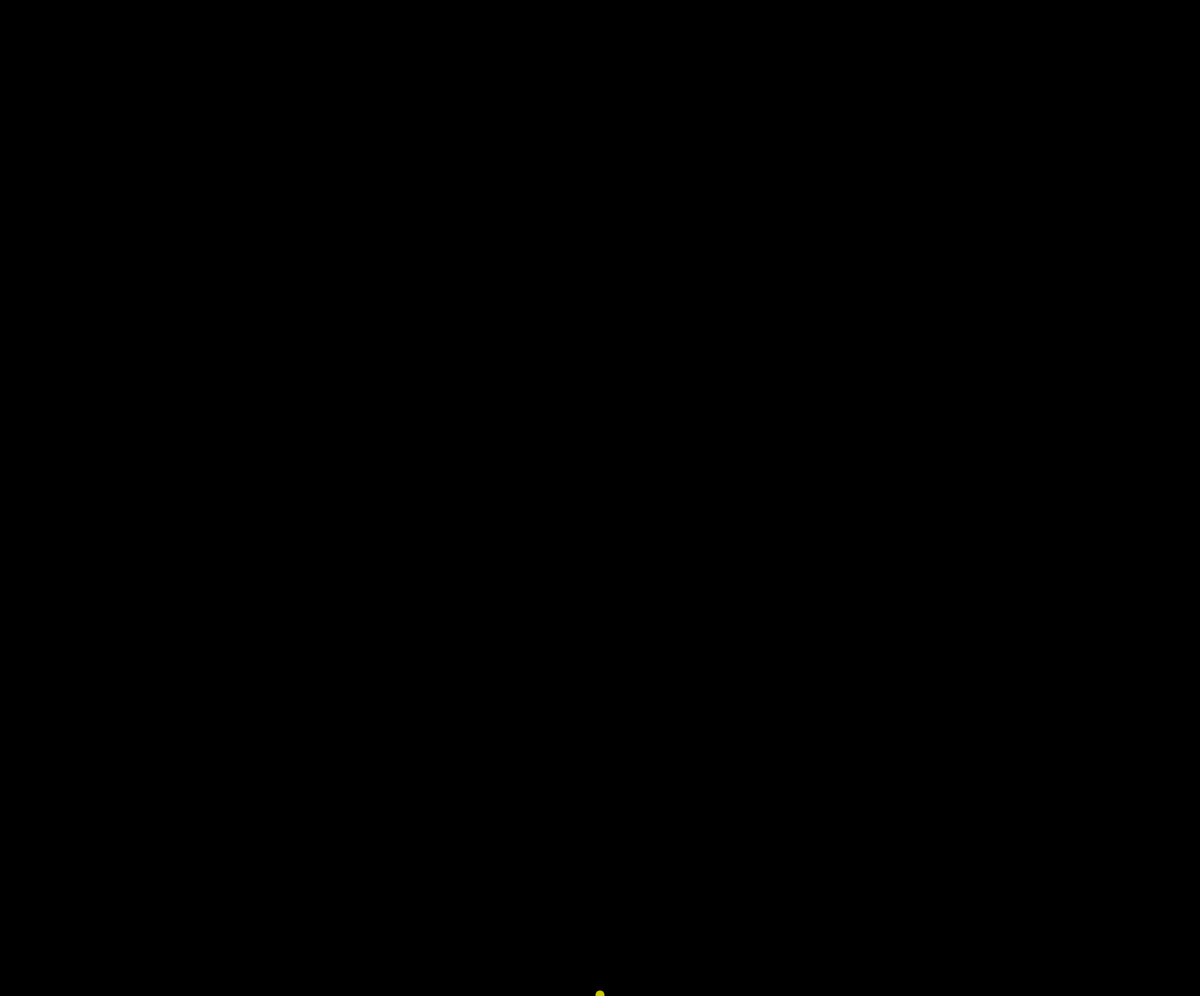
Frame 1 (no input)
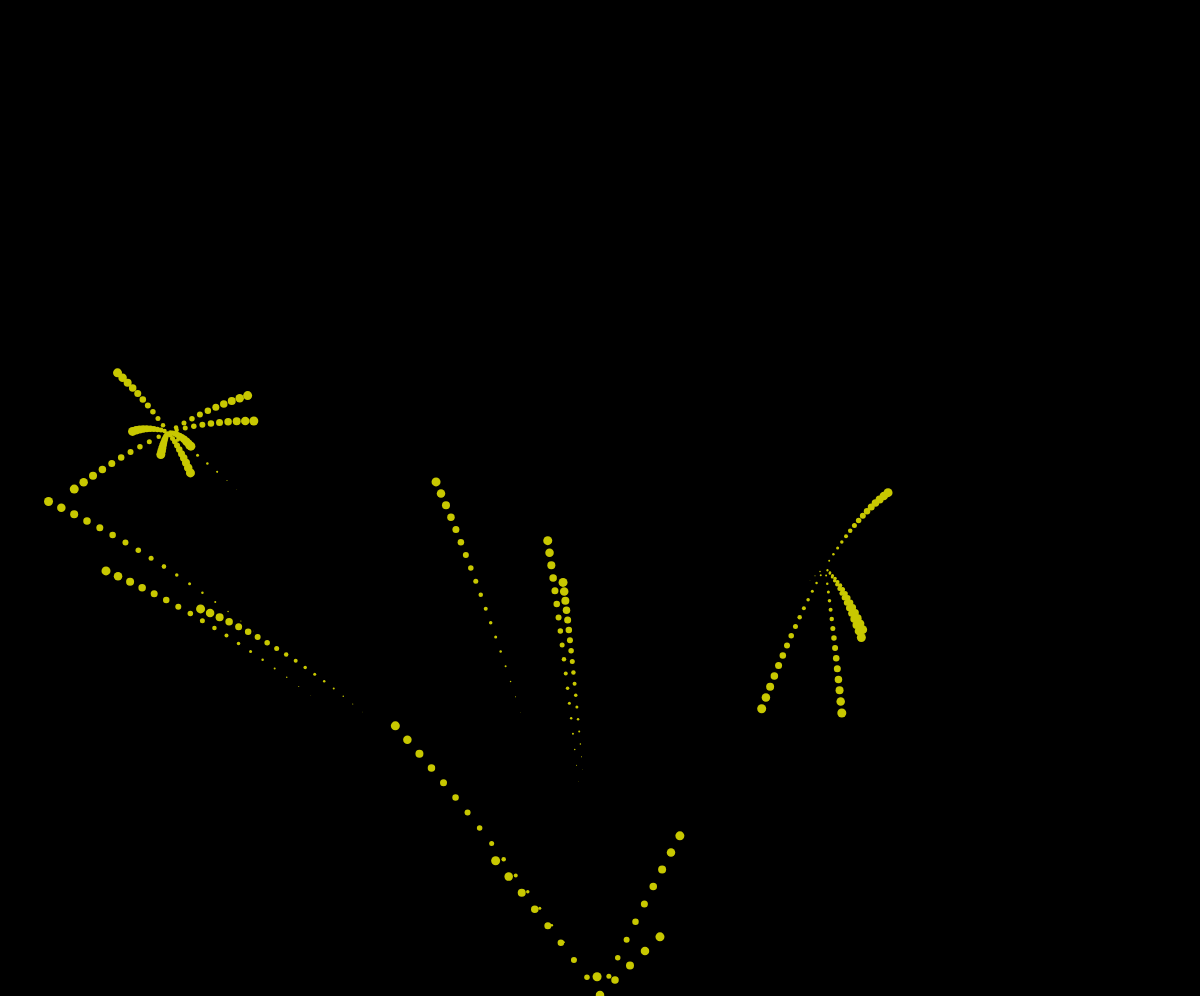
Frame 60 (no input)
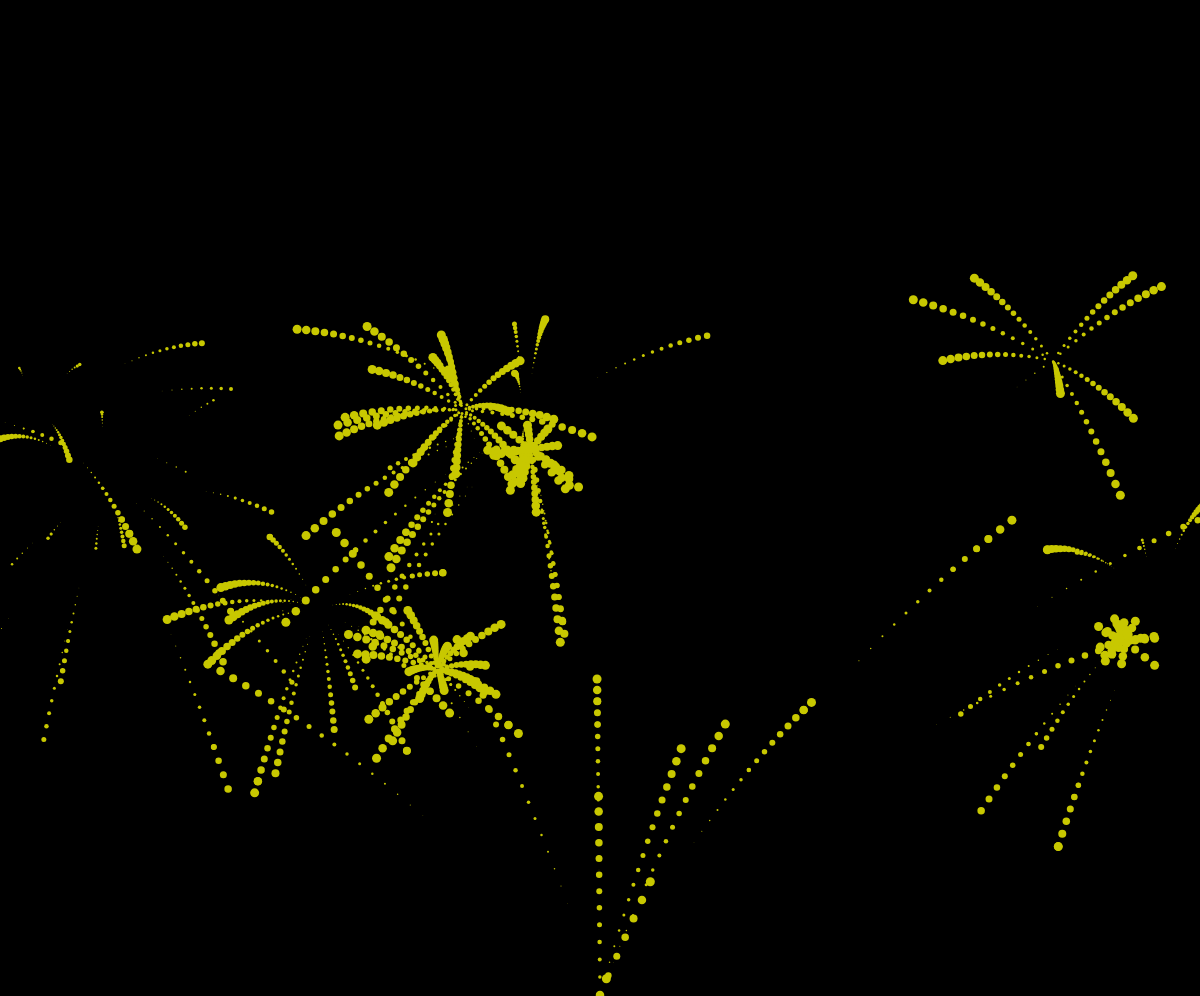
Frame 120 (the mouse pressed at the canvas centre since frame 60)

The p5.js sketch that drew these frames (run headless with seeded random() and noise() and a simulated clock; from frame 60 on, the mouse is pressed at the canvas centre):

// p5.js sketch
// ── sketch.js
function Firework(fuse, secondaries, x, y, xSpeed, ySpeed) {
    this.fuse         = fuse,
    this.secondaries  = secondaries,
    this.x            = x,
    this.y            = y,
    this.xSpeed       = xSpeed,
    this.ySpeed       = ySpeed,
    this.fwUpdate  = function() {
        this.x += this.xSpeed;
        this.y += this.ySpeed;
        this.fuse--;
        this.ySpeed += 0.25;
    }
}

var fireworks = [];

function Fire(timeLeft, x, y) {
    this.timeLeft    = timeLeft,
    this.x           = x,
    this.y           = y,
    this.fUpdate     = function() {
        this.timeLeft -= 1;
    }
}
var fires = [];

function setup() {
    createCanvas(windowWidth, windowHeight-4);
    fireworks.push(new Firework(45, 5, windowWidth/2, windowHeight-5, 5, -15))
}

function draw() {
    background(0);
    var i;
    for (i = 0; i < fireworks.length; i++) {
        fires.push(new Fire(18, fireworks[i].x, fireworks[i].y))
    }

    for (i = 0; i < fireworks.length; i++) {
        fireworks[i].fwUpdate();
        if (fireworks[i].fuse <= 0) {
            var sub;
            for (sub = 0; sub < fireworks[i].secondaries; sub++) {
                fireworks.push(new Firework(random(15, 30), 0, fireworks[i].x, fireworks[i].y, random(-10,10), random(-8, 8)))
            }
        fireworks.splice(i, 1);
        }
    }

    for (i = 0; i < fires.length; i++) {
        fill(200, 200, 0);
        noStroke();
        ellipse(fires[i].x, fires[i].y, fires[i].timeLeft/2, fires[i].timeLeft/2);
    }

    for (i = 0; i < fires.length; i++) {
        fires[i].fUpdate();
        if (fires[i].timeLeft <= 0) {
            fires.splice(i, 1);
            i--;
        }
    }

    if (random(100) > 80) {
        fireworks.push(new Firework(random(35, 65), random(3,20), windowWidth/2, windowHeight-5, random(-15,15), random(-13, -20)))
    }
}
